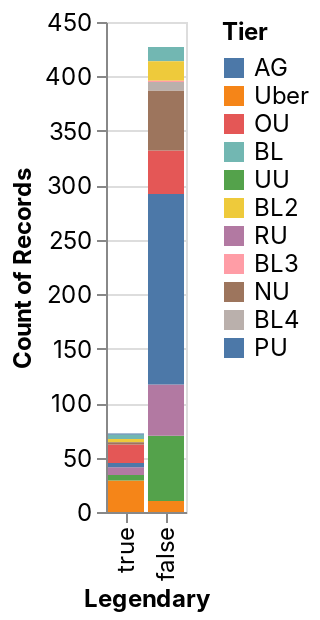

The code cell stored with this chart in its notebook:
### Code cell
_deepnote_run_altair(df, """{"$schema":"https://vega.github.io/schema/vega-lite/v4.json","mark":{"type":"bar","tooltip":{"content":"data"}},"height":220,"autosize":{"type":"fit"},"data":{"name":"placeholder"},"encoding":{"x":{"field":"Legendary","type":"nominal","sort":null,"scale":{"type":"linear","zero":false}},"y":{"field":"COUNT(*)","type":"quantitative","sort":null,"aggregate":"count","scale":{"type":"linear","zero":true}},"color":{"field":"Tier","type":"nominal","sort":null,"scale":{"type":"linear","zero":false}}}}""")

### Figure 1 — Vega-Lite specification as saved in the notebook (floating-point values rounded to 4 significant figures; data arrays with more than 128 entries replaced by an {"elided": "..."} marker saying what was removed)
{"config": {"view": {"continuousWidth": 400, "continuousHeight": 300}, "area": {"fill": "#51C0E9"}, "axis": {"labelFont": "Inter, sans-serif", "labelFontSize": 12, "labelFontWeight": "normal", "labelLimit": 60, "labelOverlap": "greedy", "titleFont": "Inter, sans-serif", "titleFontSize": 12, "titleFontWeight": "bold"}, "background": "#ffffff", "legend": {"labelFont": "Inter, sans-serif", "labelFontSize": 12, "titleFont": "Inter, sans-serif", "titleFontSize": 12, "titleFontWeight": "bold"}, "line": {"stroke": "#51C0E9", "strokeWidth": 2}, "rect": {"fill": "#51C0E9"}, "title": {"anchor": "start", "color": "#000000", "font": "Inter, sans-serif", "fontSize": 22, "fontWeight": "normal"}}, "data": {"name": "data-2dffd1b22ba1594db2af28be17f31dfd"}, "mark": {"type": "bar", "tooltip": {"content": "data"}}, "autosize": {"type": "fit"}, "encoding": {"color": {"type": "nominal", "field": "Tier", "scale": {"type": "linear", "zero": false}, "sort": null}, "x": {"type": "nominal", "field": "Legendary", "scale": {"type": "linear", "zero": false}, "sort": null}, "y": {"type": "quantitative", "aggregate": "count", "field": "COUNT(*)", "scale": {"type": "linear", "zero": true}, "sort": null}}, "height": 300, "width": "container", "$schema": "https://vega.github.io/schema/vega-lite/v4.json", "datasets": {"data-2dffd1b22ba1594db2af28be17f31dfd": {"elided": "499 records"}}}
